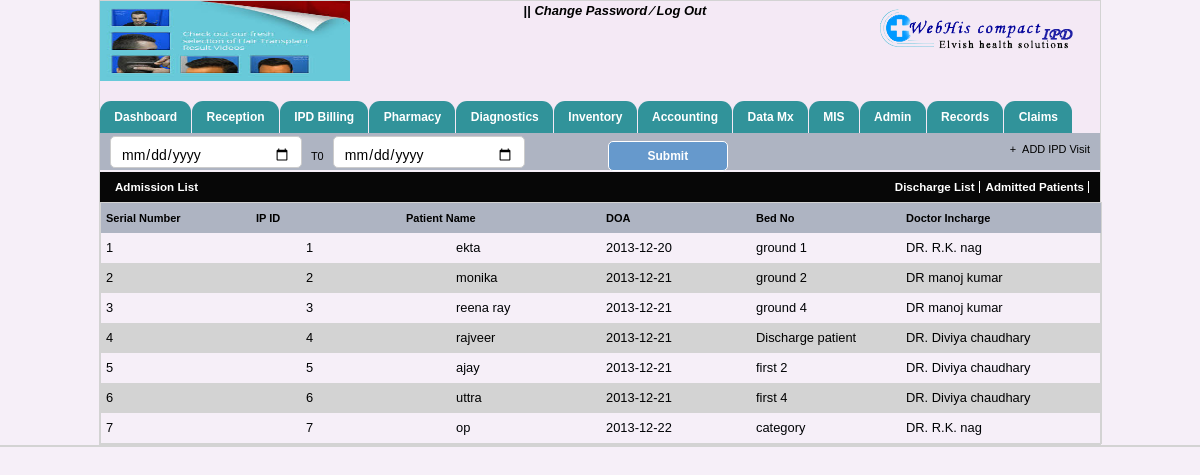
Screenshot of /admission-list.php with the database file from the repository.
### tables this page shows
CREATE TABLE IF NOT EXISTS `hospitals_info` (
  `hospital_name` varchar(40) NOT NULL,
  `hospital_add` varchar(40) NOT NULL,
  `hospital_email` varchar(40) NOT NULL,
  `hospital_helpline` int(40) NOT NULL,
  `hospital_fax` int(40) NOT NULL,
  `reception_no` varchar(100) NOT NULL,
  `ambulance_no` varchar(100) NOT NULL,
  `emergency_no` varchar(100) NOT NULL,
  `logo_path` varchar(200) NOT NULL,
  `img_path` varchar(200) NOT NULL
);

CREATE TABLE IF NOT EXISTS `visit_register` (
  `visit_id` int(15) NOT NULL AUTO_INCREMENT,
  `visit_date` date NOT NULL,
  `visit_time` time NOT NULL,
  `p_id` int(15) NOT NULL,
  `proc_status` varchar(12) NOT NULL,
  `bed_no` varchar(50) NOT NULL,
  `room_type` varchar(20) NOT NULL,
  `ref_dr` varchar(20) NOT NULL,
  PRIMARY KEY (`visit_id`),
  KEY `p_id` (`p_id`)
);

CREATE TABLE IF NOT EXISTS `patient_info` (
  `patient_id` int(15) NOT NULL AUTO_INCREMENT,
  `p_name` varchar(60) NOT NULL,
  `p_mob` varchar(15) DEFAULT NULL,
  `p_email` varchar(50) DEFAULT NULL,
  `p_gender` char(1) NOT NULL,
  `p_age` int(10) NOT NULL,
  `p_address` varchar(100) DEFAULT NULL,
  `p_guardian` varchar(60) DEFAULT NULL,
  `p_g_mob` double DEFAULT NULL,
  `p_g_relation` varchar(15) DEFAULT NULL,
  `p_bgroup` varchar(10) DEFAULT NULL,
  `p_height` int(10) DEFAULT NULL,
  `p_weight` float DEFAULT NULL,
  `due_amount` float NOT NULL DEFAULT '0',
  `marital_status` varchar(100) NOT NULL,
  PRIMARY KEY (`patient_id`)
);

### admission-list.php (the view, shortened to what this page needs)
 	<?php
	include("header.php");
	include("menubar.php");
	 ?>
    <form method="post">
      <div id="opd_bill" style="height:25px; margin-bottom:2px;">
  		<div style="float:left; text-align:left; margin-top:-5px;">
        	<input type="date" name="indate"> &nbsp; T0 &nbsp;&nbsp;<input type="date" name="outdate">
      <span style="margin-left:80px;"><input type="submit" name="get_result" class="btn"
                               style="width:120px; height:30px; font-size:12px; width:120px"/></span>
        </div>
        <div style="float:right">+ &nbsp;ADD IPD Visit</div>
     </div>
     </form>
   <div class="miscel_charge">
      <ul class="visit_sum">
        <li><a href="#tabs-3" class="last_li">Admission List</a></li>
        <li  style="float:right"><a href="ipd_visit.php">Admitted Patients</a></li>
        <li   style="float:right"><a href="discharge-list.php">Discharge List</a></li>
  </ul>
</div>
   <div id="tabs-1">
        <div style="width:100%; border:1px solid lightgray; float:left;">
            <div class="bill_clr" style="font-weight:600;   background:#AEB4C2; font-size:11px;">
                <div class="l_ft" style="text-align:left; width:150px;">Serial Number</div>
                <div class="l_ft" style="text-align:left; width:150px;">IP ID</div>
                <div class="l_ft" style="text-align:left; width:200px;">Patient Name</div>
                <div class="l_ft" style="width:150px;">DOA</div>
                <div class="l_ft" style="text-align:left; width:150px;">Bed No</div>
                <div class="l_ft" style="text-align:left; width:150px;">Doctor Incharge</div>
            </div>
              <form>
              <?php
              $k=1;
              if(isset($_POST['get_result']))
              {
                  $date1=$_POST['indate'];
                  $date2=$_POST['outdate'];
                  $res3=mysql_query("SELECT p.p_name,p.patient_id,v.visit_id,v.bed_no,v.visit_date FROM patient_info p,visit_register v WHERE v.p_id=p.patient_id AND v.visit_date BETWEEN '$date1' AND '$date2' ORDER BY v.visit_date DESC ")or die(mysql_error());
                  while($row3=mysql_fetch_array($res3))
                  {
                    if($i%2==0){  ?>
                          <div class="bill_height">
                              <div class="l_ft ip_name b_order " style="text-align:left; width:200px"><?php echo $k; ?></div>
                              <div class="l_ft b_order ip_bill" style="text-align:left; width:150px;"><?php echo $row3['visit_id']; ?></div>
                              <div class="l_ft b_order ip_bill" style="text-align:left; width:150px;"><?php echo $row3['p_name']; ?></div>
                              <div class="l_ft b_order ip_bill" style="width:150px;"><?php echo $row3['visit_date']; ?></div>
                              <div class="l_ft b_order ip_bill" style="text-align:left; width:150px;"><?php echo $row3['bed_no']; ?></div>
                              <div class="l_ft b_order ip_bill" style="text-align:left; width:150px;"><?php echo $row3['ref_dr']; ?></div>
                          </div>
                      <?php } else{?>
                          <div class="bill_clr">
                              <div class="l_ft ip_name b_order " style="text-align:left; width:200px"><?php echo $k; ?></div>
                              <div class="l_ft b_order ip_bill" style="text-align:left; width:150px;"><?php echo $row3['visit_id']; ?></div>
                              <div class="l_ft b_order ip_bill" style="text-align:left; width:150px;"><?php echo $row3['p_name']; ?></div>
                              <div class="l_ft b_order ip_bill" style="width:150px;"><?php echo $row3['visit_date']; ?></div>
                              <div class="l_ft b_order ip_bill" style="text-align:left; width:150px;"><?php echo $row3['bed_no']; ?></div>
                              <div class="l_ft b_order ip_bill" style="text-align:left; width:150px;"><?php echo $row3['ref_dr']; ?></div>
                          </div>
                      <?php }$i++;
                      $k++;?>
                  <?php }}
                  else
                  {
                      $k=1;
                  $res=mysql_query("SELECT * FROM patient_info")or die(mysql_error());
                    while($row=mysql_fetch_array($res))
                      {
                        $patient_id=$row['patient_id'];
                   $res3=mysql_query("select * from visit_register where p_id='$patient_id'")or die(mysql_error());
                   while($row3=mysql_fetch_array($res3))
                   {
                      if($i%2==0){  ?>
                <div class="bill_height">
                  <div class="l_ft ip_name b_order " style="text-align:left; width:200px"><?php echo $k; ?></div>
                  <div class="l_ft b_order ip_bill" style="text-align:left; width:150px;"><?php echo $row3['visit_id']; ?></div>
                  <div class="l_ft b_order ip_bill" style="text-align:left; width:150px;"><?php echo $row['p_name']; ?></div>
                  <div class="l_ft b_order ip_bill" style="width:150px;"><?php echo $row3['visit_date']; ?></div>
                  <div class="l_ft b_order ip_bill" style="text-align:left; width:150px;"><?php echo $row3['bed_no']; ?></div>
                <div class="l_ft b_order ip_bill" style="text-align:left; width:150px;"><?php echo $row3['ref_dr']; ?></div>
                </div>
              <?php } else{?>
              <div class="bill_clr">
                  <div class="l_ft ip_name b_order " style="text-align:left; width:200px"><?php echo $k; ?></div>
                  <div class="l_ft b_order ip_bill" style="text-align:left; width:150px;"><?php echo $row3['visit_id']; ?></div>
                  <div class="l_ft b_order ip_bill" style="text-align:left; width:150px;"><?php echo $row['p_name']; ?></div>
                  <div class="l_ft b_order ip_bill" style="width:150px;"><?php echo $row3['visit_date']; ?></div>
                  <div class="l_ft b_order ip_bill" style="text-align:left; width:150px;"><?php echo $row3['bed_no']; ?></div>
                  <div class="l_ft b_order ip_bill" style="text-align:left; width:150px;"><?php echo $row3['ref_dr']; ?></div>
              </div>
                  <?php }$i++;
                  $k++;?>
                  <?php }}} ?>
              </form>
            </div>
        </div>
   </div>
    <div style="width:100%; margin:0 auto;">
        <div style="width:100%; border:1px solid lightgray; float:left;">
        </div>
      </div>
</body>
</html>

### header.php (shortened to what this page needs)
<!DOCTYPE html PUBLIC "-//W3C//DTD XHTML 1.0 Transitional//EN" "http://www.w3.org/TR/xhtml1/DTD/xhtml1-transitional.dtd">
<html xmlns="http://www.w3.org/1999/xhtml">
<head>
    <link rel="stylesheet" href="includes1/searchStyle.css" type="text/css">
    <link rel="stylesheet" href="includes2/searchStyle.css" type="text/css">
    <link rel="stylesheet" href="includesConsumable/searchStyle.css" type="text/css">
    <link rel="stylesheet" href="includesMedicine/searchStyle.css" type="text/css">
    <link rel="stylesheet" href="includesAd/searchStyle.css" type="text/css">
    <link rel="stylesheet" href="includesCo/searchStyle.css" type="text/css">
	<link rel="stylesheet" href="patient-css.css" type="text/css">
    <link rel="stylesheet" href="includesOt/searchStyle.css" type="text/css">
    <link rel="stylesheet" href="includesIp/searchStyle.css" type="text/css">
    <link rel="stylesheet" href="includesCoP/searchStyle.css" type="text/css">
    <link rel="stylesheet" href="includesVp/searchStyle.css" type="text/css">
    <link rel="stylesheet" href="includesVpP/searchStyle.css" type="text/css">
    <link rel="stylesheet" href="includesD/searchStyle.css" type="text/css">
    <link rel="stylesheet" href="includesDs/searchStyle.css" type="text/css">
    <link rel="stylesheet" href="includesR/searchStyle.css" type="text/css">
    <link rel="stylesheet" href="includesDi/searchStyle.css" type="text/css">
<link rel="stylesheet" type="text/css" href="css/doc.css" />
<link rel="stylesheet" type="text/css" href="css/jquery.timeentry.css" />
<link rel="stylesheet" type="text/css" href="css/jquery.timepicker.css" />
<link rel="stylesheet" type="text/css" href="css/jquey-ui.css" />
<link rel="stylesheet" type="text/css" href="css/login-code.css" />
<link rel="stylesheet" type="text/css" href="css/mainstyle.css" />
<link rel="stylesheet" type="text/css" href="css/style_by.css" />
<link rel="stylesheet" type="text/css" href="css/tabcode.css" />
<link rel="stylesheet" type="text/css" href="css/tab-code.css" />
<link rel="stylesheet" type="text/css" href="css/patient-css.css" />
</head>
<body>
<div id="container">
	<div id="header" style="background:rgba(243, 232, 245, 0.67); width:1000px;">
    	<div id="logo_side">
        	<?php
				$data=mysql_query("select * from hospitals_info");
				$info=mysql_fetch_array($data);
                                echo '<img src="'.$info['logo_path'].'" height="100"/>';
                                ?>
        </div>
        	<div class="welcome" style="width:530px;">
            <span id="sign">
                <?php echo $_SESSION['uname']; echo $_SESSION['uid'];  ?> ||
            	<a href="#">Change Password </a>
                <a href="#">&frasl;</a>
                <a href="log_out.php" onclick="disableBackButton()">Log Out</a>
             </span>
            </div>
        <div id="sign_in_up">
             <div id="power_by"><img src="image/logo.png" align="left"/></div>
        </div>
    </div>

### includesConsumable/searchStyle.css (style rules this page uses)
body { font-family:Arial, Helvetica, sans-serif; font-size:11px; color:000; }

### includesCo/searchStyle.css (style rules this page uses)
body { font-family:Arial, Helvetica, sans-serif; font-size:11px; color:000; }

### includesOt/searchStyle.css (style rules this page uses)
body { font-family:Arial, Helvetica, sans-serif; font-size:11px; color:000; }

### includesIp/searchStyle.css (style rules this page uses)
body { font-family:Arial, Helvetica, sans-serif; font-size:11px; color:000; }

### includesCoP/searchStyle.css (style rules this page uses)
body { font-family:Arial, Helvetica, sans-serif; font-size:11px; color:000; }

### includesVp/searchStyle.css (style rules this page uses)
body { font-family:Arial, Helvetica, sans-serif; font-size:11px; color:000; }

### includesVpP/searchStyle.css (style rules this page uses)
body { font-family:Arial, Helvetica, sans-serif; font-size:11px; color:000; }

### includesD/searchStyle.css (style rules this page uses)
body { font-family:Arial, Helvetica, sans-serif; font-size:11px; color:000; }

### includesDs/searchStyle.css (style rules this page uses)
body { font-family:Arial, Helvetica, sans-serif; font-size:11px; color:000; }

### includesR/searchStyle.css (style rules this page uses)
body { font-family:Arial, Helvetica, sans-serif; font-size:11px; color:000; }

### includesDi/searchStyle.css (style rules this page uses)
body { font-family:Arial, Helvetica, sans-serif; font-size:11px; color:000; }

### css/doc.css (style rules this page uses)
body { margin:0; padding:0; font-size:80.5%; font-family:Arial,'Lucida sans unicode'; line-height:20px; text-align:left; width:100%; color:#000305; }
* { margin:0px; padding:0px; }
a { text-decoration:none; }
ul { list-style:none; margin:0px; padding:0px; }
div, table, h1, h2, h3, h4, h5, h6, span, tr, td, img, form { margin:0px; padding:0px; border:none; }
.l_ft { float:left; }
#container { margin:0px auto; padding:0px; width:1000px; border:1px solid lightgray; }
#container #header { height:85px; width:1000px; margin:0 auto; }
#container #header #logo_side { width:25%; float:left; }
.welcome { float:left; width:55%; text-align:center; }
#container #header #logo_side img { width:150px; height:80px; margin-top:0px; padding:0px; }
#container #header #sign_in_up { width:20%; float:left; margin-top:0.5%; }

### css/login-code.css (style rules this page uses)
input[type="text"],input[type="password"],input[type="date"] { width: 170px; height: 25px; padding: 5px 10px 0px 10px; margin:2px 0 0px 0; background:#FFF; border-radius: 5px; -moz-border-radius: 5px; -webkit-border-radius: 5px; font-family:Arial, Arial, Helvetica, sans-serif; font-size: 14px; color:#000; border:1px solid #CCC; }

### css/mainstyle.css (style rules this page uses)
body { background:rgba(243, 232, 245, 0.67); margin:0px; padding:0px width:100%; }
html { width:100%; }
* { margin:0px; padding:0px; }
* { font:Georgia, "Times New Roman", Times, serif }

### css/style_by.css (style rules this page uses)
* { margin:0px; padding:0px; }
a { text-decoration:none; }
ul { list-style:none; margin:0px; padding:0px; }
div, table, h1, h2, h3, h4, h5, h6, span, tr, td, img, form { margin:0px; padding:0px; border:none; }
.l_ft { float:left; }
#container { margin:0px auto; padding:0px; width:1000px; border:1px solid lightgray; }
#container #header { height:100px; width:1000px; margin:0 auto; }
#container #header #logo_side { width:25%; float:left; }
.welcome { float:left; width:55%; text-align:center; font-weight:700; font-size:13px; }
.welcome #sign a { color:#000; font-style:italic }
#container #header #logo_side img { width:100%; }
#container #header #sign_in_up { width:20%; float:left; margin-top:0.5%; }
#opd_bill { background:#AEB4C2; color:#000; font-size:85%; margin:0 auto; width:98%; padding:6px 1%; }
.btn { background:#6699cc; color:#FFFFFF !important; font-size:13px; padding:5px; cursor:pointer; border:1px solid #FFF; border-radius:5px; font-weight:700; }
#opd_bill span input { width:202px; }
input[type="date"] { border-radius:5px; }
.bill_height { padding:5px; height:20px; }
.bill_clr { padding:5px 5px; height:20px; background:lightgray; color:#000 }
.miscel_charge { padding:5px 1%; background:#070707; }
ul.visit_sum { margin:0px; padding: 0px; list-style: none;; }
ul.visit_sum li { float: left; }
ul.visit_sum li a { color:#FFFFFF; padding:0px 4px; margin:0px 1px; border-right:1px solid #FFF; font-weight:900; font-size:90%; }
ul.visit_sum li a.last_li { border-right: hidden; }

### rows the page displays
hospitals_info: logo_path (picture)
patient_info: p_name "ekta"
visit_register: visit_id "1", visit_date "2013-12-20", bed_no "ground 1", ref_dr "DR. R.K. nag"
patient_info: p_name "monika"
visit_register: visit_id "2", visit_date "2013-12-21", bed_no "ground 2", ref_dr "DR manoj kumar"
patient_info: p_name "reena ray"
visit_register: visit_id "3", visit_date "2013-12-21", bed_no "ground 4", ref_dr "DR manoj kumar"
patient_info: p_name "rajveer"
visit_register: visit_id "4", visit_date "2013-12-21", bed_no "Discharge patient", ref_dr "DR. Diviya chaudhary"
patient_info: p_name "ajay"
visit_register: visit_id "5", visit_date "2013-12-21", bed_no "first 2", ref_dr "DR. Diviya chaudhary"
patient_info: p_name "uttra"
visit_register: visit_id "6", visit_date "2013-12-21", bed_no "first 4", ref_dr "DR. Diviya chaudhary"
patient_info: p_name "op"
visit_register: visit_id "7", visit_date "2013-12-22", bed_no "category", ref_dr "DR. R.K. nag"
